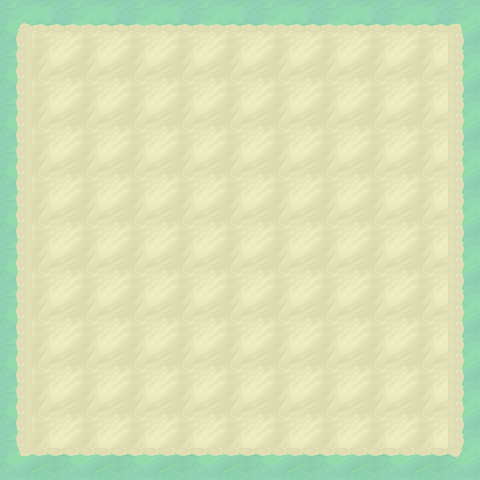

This game map was drawn from its Tiled (.tmx) file and the tilesets committed beside it. A one-line description and the trimmed map source follow:
An orthogonal 30x30 tile map with 16x16 px tiles, 3 tile layers (Tile Layer 1, Tile Layer 2, Collisions), 2 tilesets.

<map version="1.0" orientation="orthogonal" width="30" height="30" tilewidth="16" tileheight="16">
 <tileset firstgid="1" name="grasssandtiles" tilewidth="16" tileheight="16">
  <image source="../tilesets/grasssandtiles.png" width="192" height="48" />
 </tileset>
 <tileset firstgid="37" name="maptypetileset" tilewidth="16" tileheight="16">
  <image source="../tilesets/maptypetileset.png" width="32" height="64" />
 </tileset>
 <layer name="Tile Layer 1" width="30" height="30">
  <data>[900 cells, 900 non-empty, 12 distinct tile ids]</data>
 </layer>
 <layer name="Tile Layer 2" width="30" height="30">
  <data>[900 cells, 784 non-empty, 17 distinct tile ids]</data>
 </layer>
 <objectgroup name="Object Layer 1" width="30" height="30" />
 <layer name="Collisions" width="30" height="30" opacity="0.55">
  <data>[900 cells, 0 non-empty, 0 distinct tile ids]</data>
 </layer>
</map>
